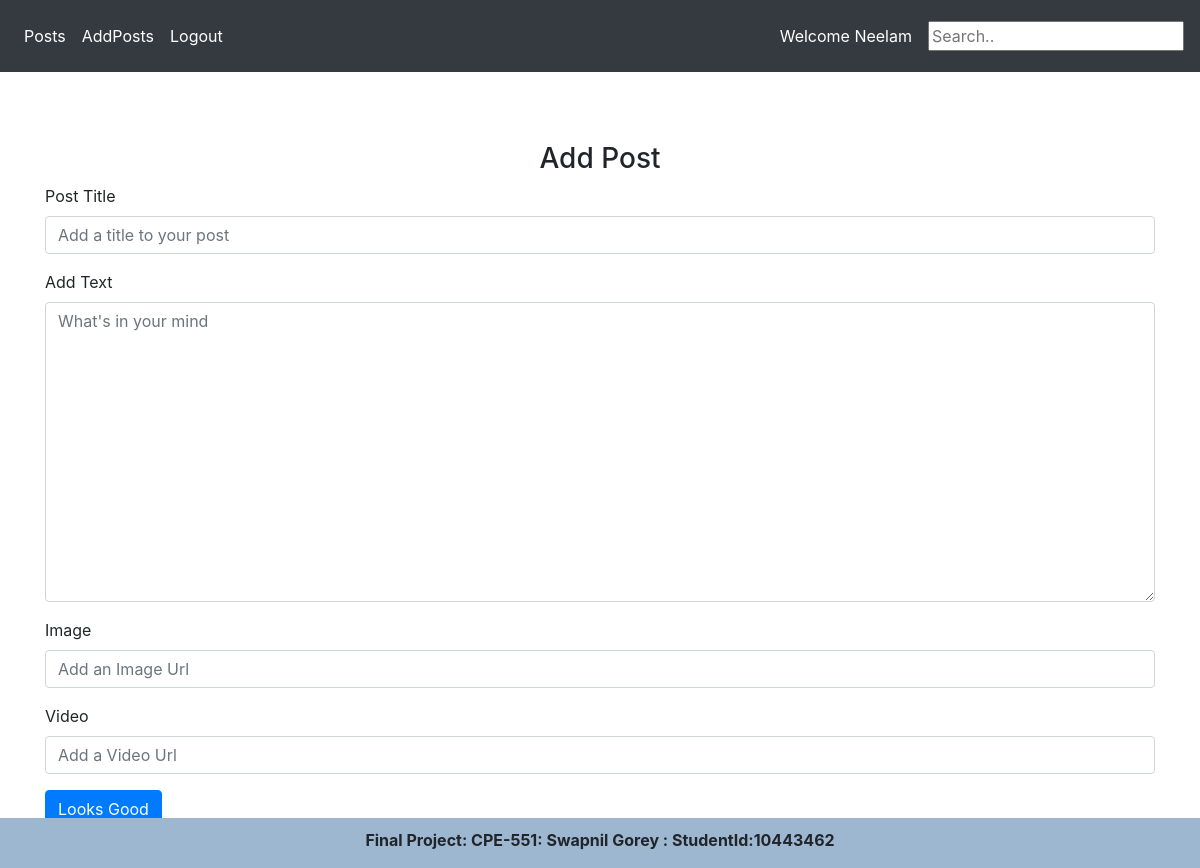
The page /editPost/3 (signed in) on the database as committed earlier.
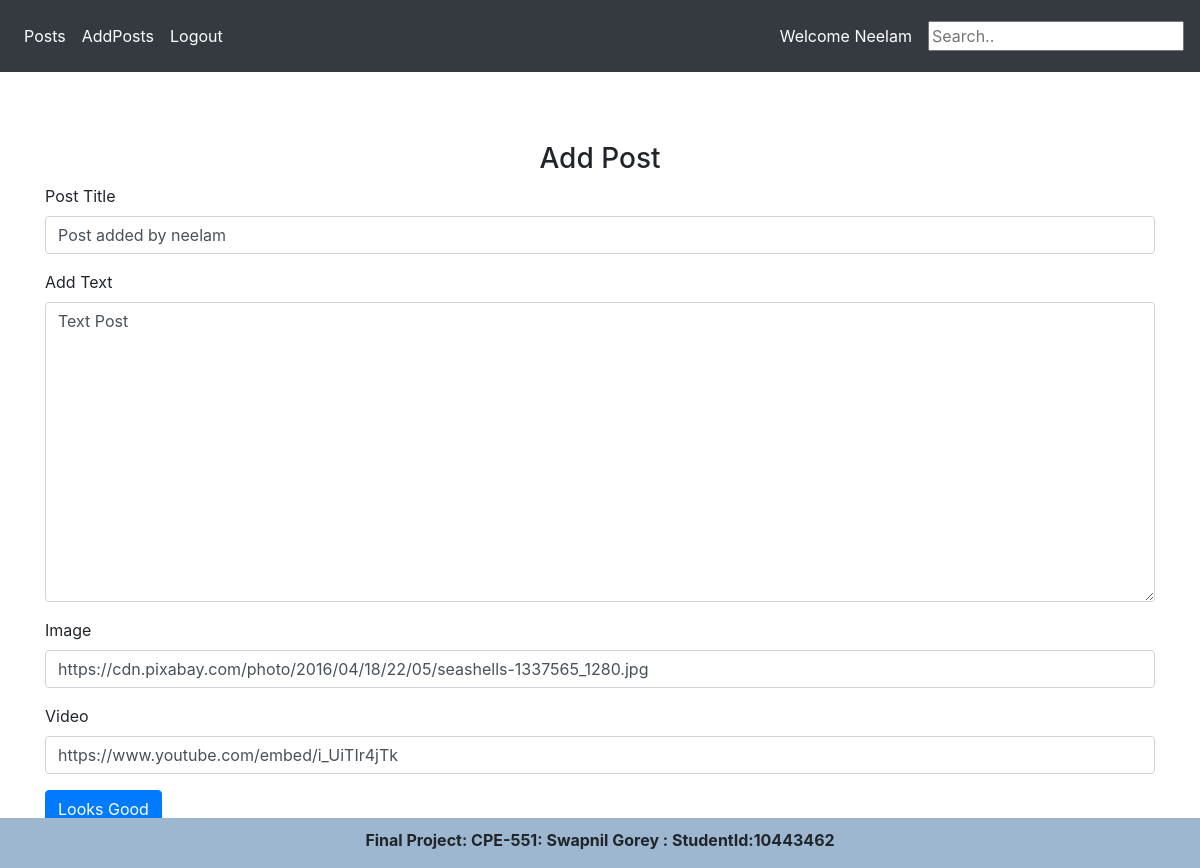
The same page on the database as committed later.
### public/models.py (models this page shows)
class User(db.Model,UserMixin):
    id=db.Column(db.Integer,primary_key=True)
    email=db.Column(db.String(200),unique=True)
    username = db.Column(db.String(200), unique=True)
    firstName=db.Column(db.String(200))
    lastName=db.Column(db.String(200))
    password=db.Column(db.String(200))
    posts=db.relationship('Post')

class Post(db.Model,UserMixin):
    id = db.Column(db.Integer, primary_key=True)
    postTitle = db.Column(db.String(1000))
    postData = db.Column(db.String(100000))
    date=db.Column(db.DateTime(timezone=True),default=func.now())
    imgurl=db.Column(db.String(200))
    videourl = db.Column(db.String(200))
    user_id=db.Column(db.Integer,db.ForeignKey('user.id'))

### public/view.py (the view, shortened to what this page needs)
@pages.route('/editPost/<int:post_id>', methods=['GET', 'POST'])
@login_required
def editPost(post_id):
    post = Post.query.filter_by(id=post_id).first()
    if request.method == 'GET':
        print(post_id)
        return render_template("editPost.html", user=current_user, post=post)

### public/__init__.py (called while the page is built)
def createApp():
    app = Flask(__name__)
    app.secret_key="asdfgh"
    app.config['SECRET KEY'] = "MyFinalProject"
    app.config['SQLALCHEMY_DATABASE_URI']=f'sqlite:///{databaseName}'
    db.init_app(app)
    from .view import pages
    from .auth import auth
    app.register_blueprint(pages,url_prefix='/')
    app.register_blueprint(auth, url_prefix='/')
    from . models import User
    createDB(app)
    login_manager = LoginManager()
    login_manager.login_view = 'auth.login'
    login_manager.init_app(app)
    @login_manager.user_loader
    def load_user(id):
        return User.query.get(id)
    return app

### public/templates/editPost.html (shortened to what this page needs)
{% extends "main.html"%}
{% block pageContent %}
<form method="POST">
    <h3 align="center" style="margin-top: 70px">Add Post</h3>
    <div class="form-group">
        <label for="title">Post Title</label>
        <input type="text" id="title" class="form-control" name="title" placeholder="Add a title to your post" value="{{post.postTitle}}">
    </div>
    <div class="form-group">
        <label for="postText">Add Text</label>
        <textarea name="postText" id="postText" class="form-control" placeholder="What's in your mind" style="height:300px !important">{{post.postData}}</textarea>
    </div>
    <div class="form-group">
        <label for="img">Image</label>
        <input type="text" id="img" class="form-control" name="img" placeholder="Add an Image Url" value="{{post.imgurl}}" >
    </div>
    <div class="form-group">
        <label for="video">Video</label>
        <input type="text" id="video" class="form-control" name="video" placeholder="Add a Video Url" value="{{post.videourl}}">
    </div>
    <div>
      <button type="submit" class="btn btn-primary">Looks Good</button>
    </div>
</form>
{% endblock %}

### public/templates/main.html (shortened to what this page needs)
<!DOCTYPE html>
<html lang="en">
<head>
    <link rel="stylesheet" href="https://cdn.jsdelivr.net/npm/bootstrap@4.6.0/dist/css/bootstrap.min.css">
    <link rel="stylesheet" href="https://cdn.jsdelivr.net/npm/@fortawesome/fontawesome-free@5.15.3/css/fontawesome.min.css">
</head>
<body>
<nav class="navbar navbar-expand-lg navbar-dark bg-dark">
    <div class="collapse navbar-collapse" id="navbar">
        <ul class="navbar-nav mr-auto ">
            {% if user.is_authenticated %}
            <li class="nav-item active">
                <a class="nav-link" href="/">Posts</a>
            </li>
            <li class="nav-item active">
                <a class=" nav-link" href="/addPost">AddPosts</a>
            </li>
            <li class="nav-item active">
                <a class="nav-item nav-link" href="/logout">Logout</a>
            </li>
        </ul>
            <span class="navbar-text">
                <a class="nav-link"  href="#">Welcome {{user.firstName}}</a>
            </span>
            <form method="POST" action="/search">
                <input type="text" placeholder="Search.." name="search">
            </form>
            {% endif %}
    </div>
</nav>
<div class="container" style="position:relative; margin-bottom:2.5rem">
   {% block pageContent %}{% endblock %}
</div>
</body>
<footer style="background:#9db7d0; font-weight:bold; position:fixed; bottom:0px; width: 100%;  text-align: center;padding-top: 10px">
    <p>Final Project: CPE-551: Swapnil Gorey : StudentId:10443462</p>
</footer>
</html>

### public/templates/main.html (style rules this page uses)
body { background-image: url("https://cdn.pixabay.com/photo/2017/12/31/15/39/marine-3052592_1280.jpg"); background-repeat: no-repeat; background-attachment: fixed; background-size: cover; }

Rows that differ between the two databases and show on the page:
added Post: title "Post added by neelam", postText "Text Post", img "https://cdn.pixabay.com/photo/2016/04/18/22/05/seashells-1337565_1280.jpg", video "https://www.youtube.com/embed/i_UiTIr4jTk"
